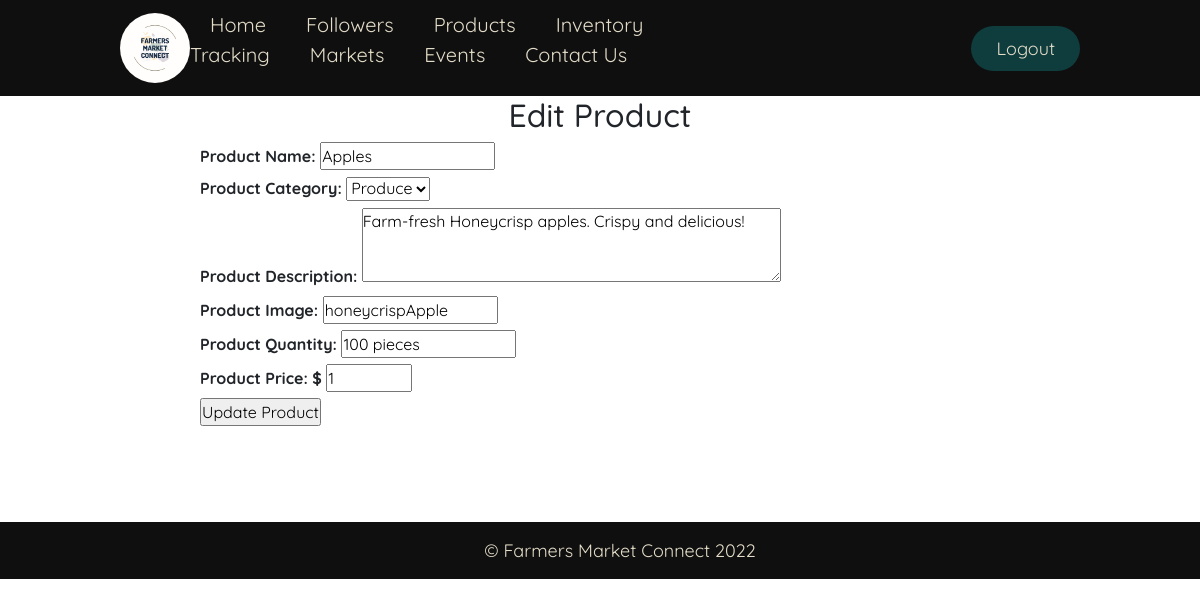
/vendor-edit-product.php?pID=5001, run on the app's committed database.
### tables this page shows
CREATE TABLE IF NOT EXISTS `product` (
  `ProductID` bigint(30) NOT NULL AUTO_INCREMENT,
  `ProductName` varchar(30) NOT NULL,
  `ProductDescription` varchar(1000) NOT NULL,
  `ProductImage` varchar(50) NOT NULL,
  `ProductQuantity` varchar(30) NOT NULL,
  `ProductPrice` float NOT NULL,
  `VendorID` bigint(30) NOT NULL,
  `CategoryID` varchar(1000) NOT NULL,
  PRIMARY KEY (`ProductID`),
  KEY `VendorID_FK1` (`VendorID`),
  KEY `CategoryID_FK2` (`CategoryID`)
);

CREATE TABLE IF NOT EXISTS `category` (
  `CategoryID` int(11) NOT NULL AUTO_INCREMENT,
  `CategoryName` text NOT NULL,
  `CategoryImage` text,
  PRIMARY KEY (`CategoryID`)
);

### vendor-edit-product.php (the view, shortened to what this page needs)
<?php
  $pID = $_GET["pID"];
?>
<!DOCTYPE html>
<html lang="en">
<head>
  <link rel="stylesheet" href="https://cdn.jsdelivr.net/npm/bootstrap@4.3.1/dist/css/bootstrap.min.css">
  <link rel="stylesheet" type="text/css" href="css/stylesHome.css">
  <link rel="stylesheet" type="text/css" href="css/stylesVendor.css">
</head>
<body>
<?php include '/includes/headV.inc.php';  ?>
<?php
  $ProductName=$ProductCategory=$ProductDescription=$ProductQuantity=$ProductPrice=$ProductImage="";
  $ProductNameErr=$ProductCategoryErr=$ProductDescriptionErr=$ProductQuantityErr=$ProductPriceErr=$ProductImageError="";
  $servername = "localhost";
  $dbusername = "root";
  $dbpassword = "";
  $dbname = "fmc";
  $conn = mysqli_connect($servername, $dbusername, $dbpassword, $dbname);
$sqlEdit = "SELECT * FROM Product JOIN Category ON Product.CategoryID = Category.CategoryID WHERE ProductID = $pID ";
$query = (mysqli_query($conn, $sqlEdit));
while($row = mysqli_fetch_assoc($query)) {
  $ProductName = $row["ProductName"];
  $ProductCategory = $row["CategoryName"];
  $ProductCategoryID = $row["CategoryID"];
  $ProductDescription = $row["ProductDescription"];
  $ProductImage = $row['ProductImage'];
  $ProductQuantity = $row["ProductQuantity"];
  $ProductPrice = $row["ProductPrice"];
}
if(isset($_POST['editProduct'])) {
  if (empty($_POST['ProductName'])) {
    $ProductNameErr = "<br>*Please type in the Product's Name";
    $output_form = true;
  }
  else {
    $ProductName=test_input($_POST['ProductName']);
    $ProductNameErr="";
  }
  if (empty($_POST['ProductCategory'])) {
    $ProductCategoryErr = "<br>*Please select the Product's Category";
    $output_form = true;
  }
  else {
    $ProductCategory=test_input($_POST['ProductCategory']);
    $ProductCategoryErr="";
  }
  if (empty($_POST['ProductDescription'])) {
    $ProductDescriptionErr = "<br>*Please type in the Product's Description";
    $output_form = true;
  }
  else {
    $ProductDescription=test_input($_POST['ProductDescription']);
    $ProductDescriptionErr="";
  }
  if (empty($_POST['ProductImage'])) {
    $ProductImageErr = "<br>*Please upload an Image for your Product";
    $output_form = true;
    }
    else {
    $ProductImage=test_input($_POST['ProductImage']);
    $ProductImageErr="";
    }
  if (empty($_POST['ProductQuantity'])) {
    $ProductQuantityErr = "<br>*Please type in the Product's Quantity";
    $output_form = true;
  }
  else {
    $ProductQuantity=test_input($_POST['ProductQuantity']);
    $ProductQuantityErr="";
  }
  if (empty($_POST['ProductPrice'])) {
    $ProductPriceErr = "<br>*Please type in the Product's Price";
    $output_form = true;
  }
  else {
    $ProductPrice=test_input($_POST['ProductPrice']);
    $ProductPriceErr="";
  }
  if ((!empty($ProductName)) && (!empty($ProductCategory)) && (!empty($ProductDescription)) && (!empty($ProductImage)) && (!empty($ProductQuantity)) && (!empty($ProductPrice))) {
    $servername = "localhost";
    $dbusername = "root";
    $dbpassword = "";
    $dbname = "fmc";
    $conn = mysqli_connect($servername, $dbusername, $dbpassword, $dbname);  }
    if (!$conn) {
      die("<br>Connection failed: " . mysqli_connect_error());
    }
    $sqlInsert = "UPDATE Product SET ProductName = '$ProductName', CategoryID = '$ProductCategoryID', ProductDescription = '$ProductDescription', ProductImage = '$ProductImage', ProductQuantity = '$ProductQuantity', ProductPrice = '$ProductPrice' WHERE ProductID = $pID";
    if (mysqli_query($conn, $sqlInsert)) {
      echo "<br><br><h3>New Product added successfully</h3>";
    }
    else {
      echo "<br> Error: " . $sqlInsert . "<br>" . mysqli_error($conn);
    }
    mysqli_close($conn);
    $output_form = false;
}
else {
  $output_form = true;
}
if ($output_form) {
?>
<div class="container-edit-product">
  <div class="edit-product-form">
  <h2  class="pageTitle">Edit Product</h2>
    <form id="editProductForm" action="<?php echo htmlspecialchars($_SERVER["PHP_SELF"]);?>" method="POST" style="font-weight: bold; width: 80%; align: center;">
      <label for="ProductName">Product Name: </label>
      <input type="text" name="ProductName" id="ProductName" value="<?php echo $ProductName; ?>">
      <?php echo $ProductNameErr; ?><br>
      <label for="ProductCategory">Product Category: </label>
      <select class="productCat" name="ProductCategory" id="ProductCategory">
        <option value="<?php echo $ProductCategoryID; ?>"><?php echo $ProductCategory; ?></option>
      </select>
      <?php echo $ProductCategoryErr; ?><br>
      <label for="ProductDescription">Product Description: </label>
      <textarea rows="3" cols="50" name="ProductDescription" id="ProductDescription"><?php echo $ProductDescription; ?></textarea>
      <?php echo $ProductDescriptionErr; ?><br>
      <label for="ProductImage" >Product Image: </label>
      <input type="text" name="ProductImage" value="<?php echo $ProductImage; ?>">
      <?php  echo $ProductImageError; ?><br>
      <label for="ProductQuantity" >Product Quantity: </label>
      <input type="text" name="ProductQuantity" id="ProductQuantity" value="<?php echo $ProductQuantity; ?>">
      <?php echo $ProductQuantityErr; ?><br>
      <label for="ProductPrice" >Product Price: $</label>
      <input type="number" min="0.00" max="2500" step="0.01" name="ProductPrice" id="ProductPrice" value="<?php echo $ProductPrice; ?>">
      <?php echo $ProductPriceErr; ?><br>
      <input type="submit" name="editProduct" value="Update Product">
    </form>
    <br><br>
    <br><br>
    <?php
  }
  else {
    header("Location: vendor-products.php?id=$vID");
    exit();
  }
    ?>
</div>
</div>
<?php include "/includes/footer.inc.php"; ?>
</body>
</html>

### css/stylesHome.css (style rules this page uses)
* { box-sizing: border-box; margin: 0; padding: 0; font-family: 'Quicksand', sans-serif; }

### data on the page
product: ProductName "Apples", ProductCategory "Produce", ProductDescription "Farm-fresh Honeycrisp apples. Crispy and delicious!", ProductImage "honeycrispApple", ProductQuantity "100 pieces", ProductPrice "1"
